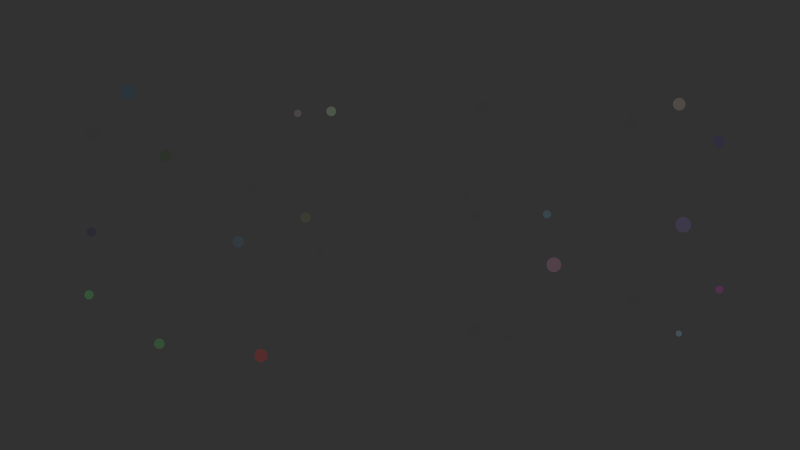
Frame 1 (no input)
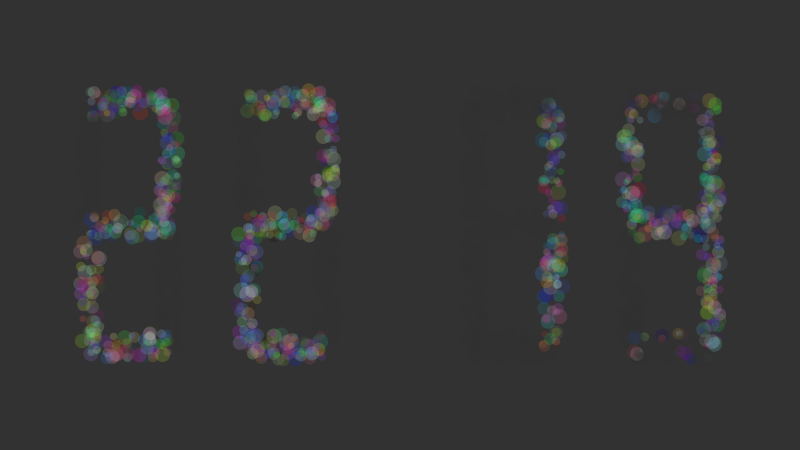
Frame 60 (the mouse pressed at the canvas centre just before this capture)
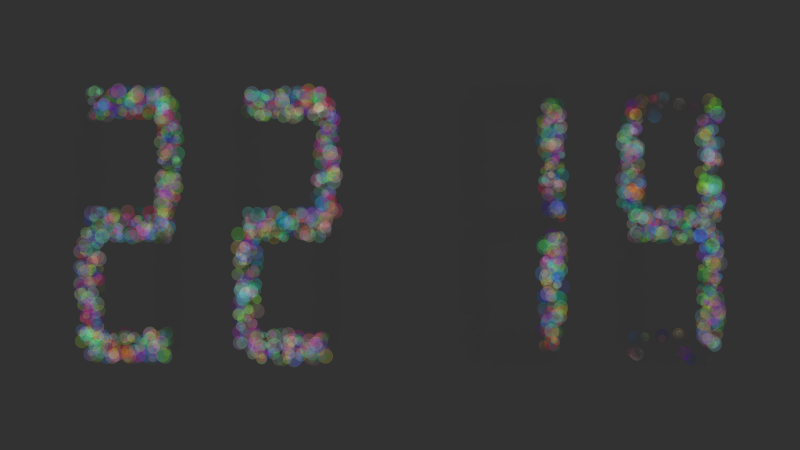
Frame 120 (the mouse held since frame 60 and released just before this capture)

The Processing sketch that drew these frames (run headless with seeded random() and noise(); from frame 60 on, the mouse is pressed at the canvas centre):

// Processing sketch: sk_k3_00_01
// ── sk_k3_00_01.pde
/**
 
 ランダムな点描によるデジタル時計
 分や時が切り替わった後，徐々に描画が変化していく．
 
 */

// 時間表示のスケール値[（スクリーンの）幅に対する率,高さに対する率]
final float DIGITS_SCALE[] = { 0.80, 0.60 };

// 各桁間の間隔 一桁分の幅に対する率
final float DIGIT_INTERVAL = 0.6;
// コロンの幅 一桁分の幅に対する率
final float COLON_WIDTH_RATE = 0.1;

// 桁番号 01:23
// 各桁の座標[桁番号][x,y]
float fDigitPos[][] = new float[4][2];

// 各桁のサイズ[桁番号][w,h]
float fDigitSize[][] = new float[4][2];

// コロンの挿入場所(桁番号に対応)
final int COLON_LOC_IDX = 2;

/** セグメント番号
 4
 -
 0|5|2
 -
 1| |3
 -
 6
 */
// セグメント範囲の左上座標 [セグメント番号][x,y]
float fSegmentUpperLeft[][] = new float[7][2];
// セグメント範囲のサイズ [セグメント番号][w,h]
float fSegmentSize[][] = new float[7][2];
// セグメント同士の重なり [0-1]
float fSegmentsLap = 0.5;
// セグメントの太さ [0-1]
float fSegmentsThickness[] = { 0.2, 0.1 };

// 数に対して，表示を行うかのフラグ[標示数値] [セグメント番号]
final boolean[][] DIGIT_DISP_FLG ={{true, true, true, true, true, false, true}, //0
  {false, false, true, true, false, false, false}, //1
  {false, true, true, false, true, true, true}, //2
  {false, false, true, true, true, true, true}, //3
  {true, false, true, true, false, true, false}, //4
  {true, false, false, true, true, true, true}, //5
  {true, true, false, true, true, true, true}, //6
  {true, false, true, true, true, false, false}, //7
  {true, true, true, true, true, true, true}, //8
  {true, false, true, true, true, true, false} };//9


void setup()
{
  // スクリーンサイズ(※手入力)
  size( 800, 450 );

  int iDigitsCount = fDigitPos.length;  // 桁の数

  // 各桁の座標と幅
  float fDigitsWidth = width * DIGITS_SCALE[0];
  float fDigitWidth = fDigitsWidth / (iDigitsCount*(1+DIGIT_INTERVAL)+COLON_WIDTH_RATE);
  float fDigitHeight = height * DIGITS_SCALE[1];
  float fDigitInterval = fDigitWidth * DIGIT_INTERVAL;
  float fDigitPosX = ( width - fDigitsWidth ) / 2.0;
  for (int iDigitIdx = 0; iDigitIdx < fDigitPos.length; iDigitIdx++)
  {
    // コロンの場所を挿入.
    if ( iDigitIdx == COLON_LOC_IDX)
    {
      fDigitPosX += fDigitWidth*COLON_WIDTH_RATE + fDigitInterval;
    }
    fDigitPos[iDigitIdx][0] = fDigitPosX;
    fDigitPos[iDigitIdx][1] = ( height - fDigitHeight ) / 2.0;
    fDigitSize[iDigitIdx][0] = fDigitWidth;
    fDigitSize[iDigitIdx][1] = fDigitHeight;
    fDigitPosX += fDigitWidth + fDigitInterval;
  }

  // 縦長と横長のセグメントのサイズ[w,h]
  float fSegmentSizeV[]  = new float[2];
  float fSegmentSizeH[]  = new float[2];
  fSegmentSizeV[0] = fSegmentsThickness[0] * fDigitWidth;
  fSegmentSizeH[1] = fSegmentsThickness[1] * fDigitHeight;
  fSegmentSizeV[1] = ( fDigitHeight - (1-fSegmentsLap)*(3 * fSegmentSizeH[1]) ) / 2.0;
  fSegmentSizeH[0] = fDigitWidth - (1-fSegmentsLap)* (2 * fSegmentSizeV[0]);

  // 各セグメントのローカル座標
  float fSegmentOfs[] = { ( fDigitWidth - fSegmentSizeH[0] )    / 2.0,
    ( fDigitHeight - 2*fSegmentSizeV[1] ) / 3.0 };
  fSegmentUpperLeft[0][0] = 0.0;
  fSegmentUpperLeft[1][0] = 0.0;
  fSegmentUpperLeft[2][0] = fDigitWidth - fSegmentSizeV[0];
  fSegmentUpperLeft[3][0] = fSegmentUpperLeft[2][0];
  fSegmentUpperLeft[4][0] = fSegmentOfs[0];
  fSegmentUpperLeft[5][0] = fSegmentOfs[0];
  fSegmentUpperLeft[6][0] = fSegmentOfs[0];
  fSegmentUpperLeft[4][1] = 0;
  fSegmentUpperLeft[0][1] = fSegmentOfs[1];
  fSegmentUpperLeft[2][1] = fSegmentOfs[1];
  fSegmentUpperLeft[5][1] = fDigitHeight / 2.0 - fSegmentSizeH[1] / 2.0;
  {
    float fOfsY = fSegmentSizeV[1] + 2 * fSegmentOfs[1];
    fSegmentUpperLeft[1][1] = fOfsY;
    fSegmentUpperLeft[3][1] = fOfsY;
  }
  fSegmentUpperLeft[6][1] = fDigitHeight - fSegmentSizeH[1];
  for (int iSegmentIdx = 0; iSegmentIdx <= 3; iSegmentIdx++)
  {
    fSegmentSize[iSegmentIdx][0] = fSegmentSizeV[0];
    fSegmentSize[iSegmentIdx][1] = fSegmentSizeV[1];
  }
  for (int iSegmentIdx = 4; iSegmentIdx < fSegmentUpperLeft.length; iSegmentIdx++)
  {
    fSegmentSize[iSegmentIdx][0] = fSegmentSizeH[0];
    fSegmentSize[iSegmentIdx][1] = fSegmentSizeH[1];
  }

  background(50, 50, 50);
  colorMode(RGB, 256);
  frameRate(12);
}

void draw()
{
  /*
  // test:各桁のマスク表示
   for(int iDigitIdx = 0; iDigitIdx < fDigitPos.length; iDigitIdx++)
   {
   noStroke();
   fill(255,255,255);
   rect( fDigitPos[iDigitIdx][0],fDigitPos[iDigitIdx][1],
   fDigitSize[iDigitIdx][0],fDigitSize[iDigitIdx][1]);
   }
   */
  /*
  // test:セグメントマスク表示
   for(int iDigitIdx = 0; iDigitIdx < fDigitPos.length; iDigitIdx++)
   {
   noStroke();
   fill(100,100,100);
   for(int iSegmentIdx = 0; iSegmentIdx < fSegmentUpperLeft.length; iSegmentIdx++)
   {
   rect( fSegmentUpperLeft[iSegmentIdx][0]+fDigitPos[iDigitIdx][0],
   fSegmentUpperLeft[iSegmentIdx][1]+fDigitPos[iDigitIdx][1],
   fSegmentSize[iSegmentIdx][0],
   fSegmentSize[iSegmentIdx][1] );
   }
   }
   */
  /*
  // test:現在時間マスク
   int iHour = hour() ;
   int iMinute = minute();
   int iDispNumbers[] = { iHour/10, iHour%10, iMinute/10, iMinute%10 };
   noStroke();
   for(int iDigitIdx = 0; iDigitIdx < fDigitPos.length; iDigitIdx++)
   {
   int iDispNumber = iDispNumbers[iDigitIdx];
   for(int iSegmentIdx = 0; iSegmentIdx < fSegmentUpperLeft.length; iSegmentIdx++)
   {
   if( DIGIT_DISP_FLG[iDispNumber][iSegmentIdx] )
   {
   fill(255,0,0);
   rect( fSegmentUpperLeft[iSegmentIdx][0]+fDigitPos[iDigitIdx][0],
   fSegmentUpperLeft[iSegmentIdx][1]+fDigitPos[iDigitIdx][1],
   fSegmentSize[iSegmentIdx][0],
   fSegmentSize[iSegmentIdx][1] );
   }
   }
   }
   */

  // 点描レンダリング
  int iHour = hour() ;
  int iMinute = minute();
  int iDispNumbers[] = { iHour/10, iHour%10, iMinute/10, iMinute%10 };
  noStroke();
  for (int iDigitIdx = 0; iDigitIdx < fDigitPos.length; iDigitIdx++)
  {
    int iDispNumber = iDispNumbers[iDigitIdx];
    for (int iSegmentIdx = 0; iSegmentIdx < fSegmentUpperLeft.length; iSegmentIdx++)
    {
      if ( DIGIT_DISP_FLG[iDispNumber][iSegmentIdx] )
      {
        fill(random(255), random(255), random(255), 50);  // 点描
      } else
      {
        fill(50, 50, 50, 50);                          //　徐々にフェードアウト
      }
      circle( fSegmentUpperLeft[iSegmentIdx][0]+fDigitPos[iDigitIdx][0] + random(fSegmentSize[iSegmentIdx][0]),
        fSegmentUpperLeft[iSegmentIdx][1]+fDigitPos[iDigitIdx][1] + random(fSegmentSize[iSegmentIdx][1]),
        6+random(10))  ;
    }
  }
}
